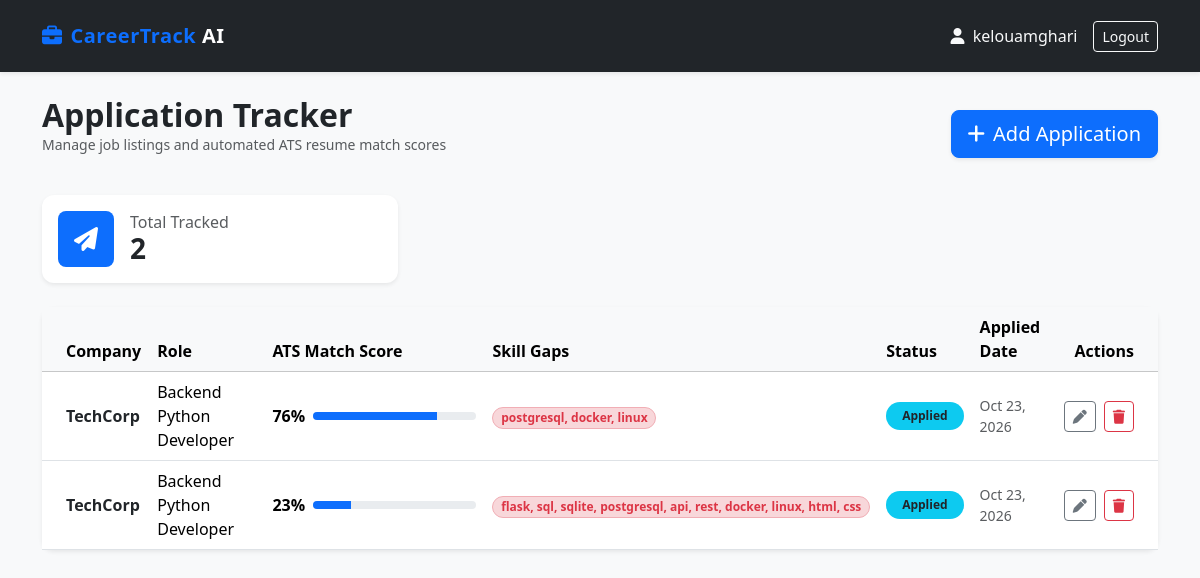
Page / (signed in) on the earlier database version.
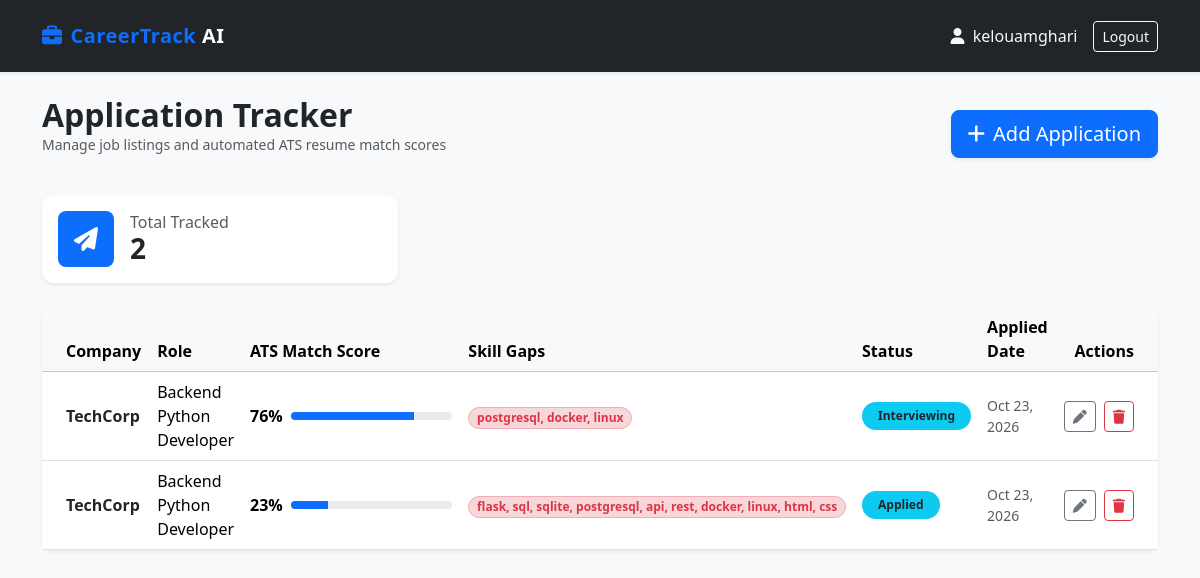
Same page on the later database version.
### app/models.py (models this page shows, shortened)
class User(UserMixin, db.Model):
    id = db.Column(db.Integer, primary_key=True)
    username = db.Column(db.String(64), unique=True, nullable=False)
    password_hash = db.Column(db.String(256), nullable=False)
    applications = db.relationship('Application', backref='author', lazy=True)

class Application(db.Model):
    id = db.Column(db.Integer, primary_key=True)
    company = db.Column(db.String(100), nullable=False)
    role = db.Column(db.String(100), nullable=False)
    status = db.Column(db.String(50), default='Saved')
    date_applied = db.Column(db.DateTime, default=datetime.utcnow)
    job_description = db.Column(db.Text, nullable=True)
    match_score = db.Column(db.Integer, default=0)
    missing_skills = db.Column(db.String(256), nullable=True)
    user_id = db.Column(db.Integer, db.ForeignKey('user.id'), nullable=False)

### run.py (the view)
@app.route('/')
@login_required
def dashboard():
    user_apps = Application.query.filter_by(user_id=current_user.id).all()
    return render_template('dashboard.html', applications=user_apps)

### app/__init__.py (called while the page is built)
def create_app():
    app = Flask(__name__)
    app.config['SECRET_KEY'] = 'dev-secret-key-change-later'
    app.config['SQLALCHEMY_DATABASE_URI'] = 'sqlite:///career.db'
    app.config['SQLALCHEMY_TRACK_MODIFICATIONS'] = False
    db.init_app(app)
    login_manager = LoginManager()
    login_manager.login_view = 'auth.login'
    login_manager.init_app(app)
    @login_manager.user_loader
    def load_user(user_id):
        return User.query.get(int(user_id))
    from app.routes.auth import auth as auth_blueprint
    app.register_blueprint(auth_blueprint)
    with app.app_context():
        db.create_all()
    return app

### app/templates/dashboard.html (shortened to what this page needs)
{% extends 'base.html' %}
{% block content %}
<div class="d-flex justify-content-between align-items-center mb-4">
    <div>
        <h2 class="fw-bold mb-0">Application Tracker</h2>
        <p class="text-muted small">Manage job listings and automated ATS resume match scores</p>
    </div>
    <a href="{{ url_for('add_application') }}" class="btn btn-primary btn-lg shadow-sm">
        <i class="fa-solid fa-plus me-2"></i>Add Application
    </a>
</div>
<div class="row mb-4">
    <div class="col-md-4">
        <div class="card shadow-sm p-3 bg-white">
            <div class="d-flex align-items-center">
                <div class="bg-primary text-white p-3 rounded-3 me-3">
                    <i class="fa-solid fa-paper-plane fa-xl"></i>
                </div>
                <div>
                    <h6 class="text-muted mb-0">Total Tracked</h6>
                    <h3 class="fw-bold mb-0">{{ applications|length }}</h3>
                </div>
            </div>
        </div>
    </div>
</div>
<div class="card shadow-sm">
    <div class="card-body p-0">
        <div class="table-responsive">
            <table class="table table-hover align-middle mb-0">
                <thead class="table-light">
                    <tr>
                        <th class="ps-4">Company</th>
                        <th>Role</th>
                        <th style="width: 220px;">ATS Match Score</th>
                        <th>Skill Gaps</th>
                        <th>Status</th>
                        <th>Applied Date</th>
                        <th class="text-end pe-4">Actions</th>
                    </tr>
                </thead>
                <tbody>
                    {% for app in applications %}
                    <tr>
                        <td class="ps-4">
                            <span class="fw-bold text-dark">{{ app.company }}</span>
                        </td>
                        <td>{{ app.role }}</td>
                        <td>
                            <div class="d-flex align-items-center">
                                <span class="fw-bold me-2">{{ app.match_score }}%</span>
                                <div class="progress flex-grow-1" style="height: 8px;">
                                    <div class="progress-bar bg-primary" role="progressbar" style="width: {{ app.match_score }}%"></div>
                                </div>
                            </div>
                        </td>
                        <td>
                            {% if app.missing_skills and app.missing_skills != 'None' and app.missing_skills != '' %}
                                <span class="badge bg-danger-subtle text-danger border border-danger-subtle rounded-pill">
                                    {{ app.missing_skills }}
                                </span>
                            {% else %}
                                <span class="badge bg-success-subtle text-success border border-success-subtle rounded-pill">
                                    <i class="fa-solid fa-check me-1"></i>No Gaps
                                </span>
                            {% endif %}
                        </td>
                        <td>
                            <span class="badge bg-info text-dark rounded-pill px-3 py-2">
                                {{ app.status }}
                            </span>
                        </td>
                        <td class="text-muted small">{{ app.date_applied.strftime('%b %d, %Y') }}</td>
                        <td class="text-end pe-4">
                            <div class="d-flex justify-content-end gap-2">
                                <a href="{{ url_for('edit_application', app_id=app.id) }}" class="btn btn-sm btn-outline-secondary">
                                    <i class="fa-solid fa-pen"></i>
                                </a>
                                <form action="{{ url_for('delete_application', app_id=app.id) }}" method="POST" class="d-inline" onsubmit="return confirm('Delete this application?');">
                                    <button type="submit" class="btn btn-sm btn-outline-danger">
                                        <i class="fa-solid fa-trash"></i>
                                    </button>
                                </form>
                            </div>
                        </td>
                    </tr>
                    {% endfor %}
                </tbody>
            </table>
        </div>
    </div>
</div>
{% endblock %}

### app/templates/base.html (shortened to what this page needs)
<!DOCTYPE html>
<html lang="en">
<head>
    <link href="https://cdn.jsdelivr.net/npm/bootstrap@5.3.2/dist/css/bootstrap.min.css" rel="stylesheet">
    <link rel="stylesheet" href="https://cdnjs.cloudflare.com/ajax/libs/font-awesome/6.4.0/css/all.min.css">
</head>
<body>
    <nav class="navbar navbar-expand-lg navbar-dark bg-dark shadow-sm py-3">
        <div class="container">
            <a class="navbar-brand text-primary" href="{{ url_for('dashboard') }}">
                <i class="fa-solid fa-briefcase me-2"></i>CareerTrack <span class="text-white">AI</span>
            </a>
            {% if current_user.is_authenticated %}
            <div class="d-flex align-items-center">
                <span class="text-light me-3"><i class="fa-solid fa-user me-1"></i> {{ current_user.username }}</span>
                <a href="{{ url_for('auth.logout') }}" class="btn btn-outline-light btn-sm">Logout</a>
            </div>
            {% endif %}
        </div>
    </nav>
    <div class="container mt-4">
        {% block content %}{% endblock %}
    </div>
</body>
</html>

### app/templates/base.html (style rules this page uses)
body { background-color: #f8f9fa; font-family: 'Segoe UI', Tahoma, Geneva, Verdana, sans-serif; }
.navbar-brand { font-weight: 700; letter-spacing: 0.5px; }
.card { border: none; border-radius: 12px; }

Differences in the rows shown:
changed Application "postgresql, docker, linux": status "Applied" → "Interviewing"
